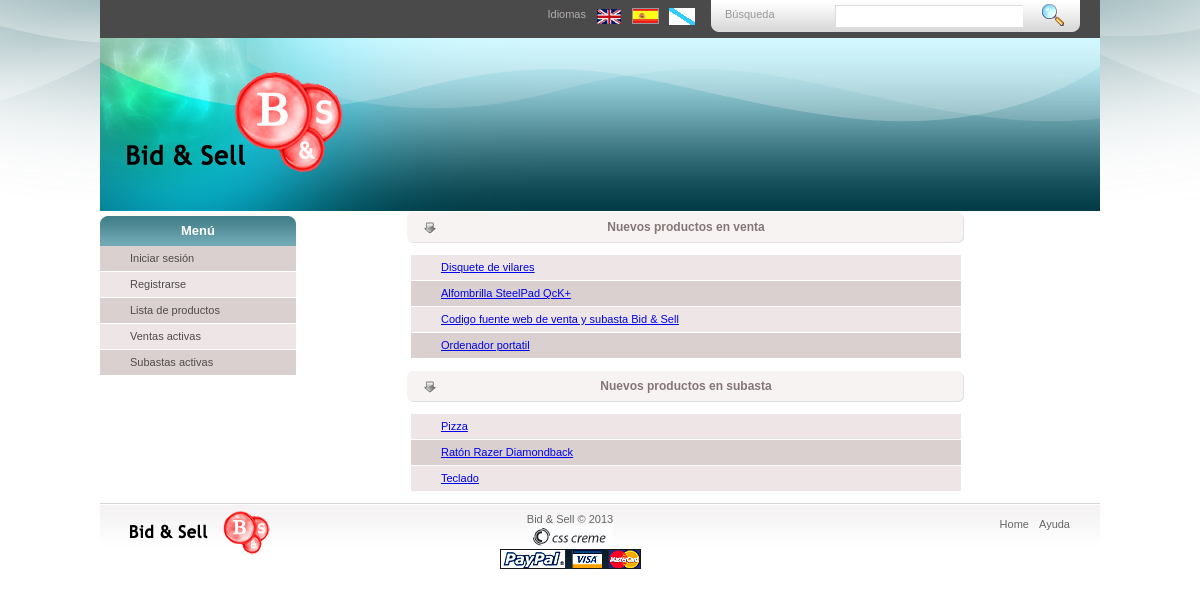
The page /index.php on the database its author committed.
### tables this page shows
CREATE TABLE IF NOT EXISTS `VENTA` (
  `idVenta` int(10) unsigned NOT NULL AUTO_INCREMENT COMMENT 'Identificador unico de ventas. Auto incrementado.',
  `idProducto` int(10) unsigned NOT NULL COMMENT 'Identificador del producto en venta (clave foranea a PRODUCTO.idProducto).',
  `precio` decimal(9,2) unsigned NOT NULL DEFAULT '0.00' COMMENT 'Precio de venta del producto (en euros).',
  `stock` int(3) unsigned NOT NULL DEFAULT '0' COMMENT 'Cantidad de ejemplares del producto disponibles para venta.',
  PRIMARY KEY (`idVenta`),
  KEY `idProducto` (`idProducto`)
);

CREATE TABLE IF NOT EXISTS `PRODUCTO` (
  `idProducto` int(10) unsigned NOT NULL AUTO_INCREMENT COMMENT 'Identificador unico de producto. Auto incrementado.',
  `propietario` varchar(20) NOT NULL COMMENT 'Login del propietario (clave foranea a USUARIO.login).',
  `estado` enum('pendiente','subasta','venta') NOT NULL DEFAULT 'pendiente' COMMENT 'Estado del producto: en venta, en subasta o aun no establecido (pendiende).',
  `nombre` varchar(255) NOT NULL COMMENT 'Nombre del producto.',
  `descripcion` text COMMENT 'Descripcion del producto. Puede ser nulo.',
  PRIMARY KEY (`idProducto`),
  KEY `propietario` (`propietario`)
);

CREATE TABLE IF NOT EXISTS `SUBASTA` (
  `idSubasta` int(10) unsigned NOT NULL AUTO_INCREMENT COMMENT 'Identificador unico de subasta. Auto incrementado.',
  `idProducto` int(10) unsigned NOT NULL COMMENT 'Identificador del producto subastado (clave foranea a PRODUCTO.idProducto).',
  `pujaMinima` decimal(9,2) unsigned NOT NULL DEFAULT '5.00' COMMENT 'Puja minima para la subasta (en euros). Dos valores decimales admitidos.',
  `fechaLimite` timestamp NULL DEFAULT NULL COMMENT 'Fecha y hora (TIMESTAMP) limite para la subasta. Puede ser nulo.',
  PRIMARY KEY (`idSubasta`),
  KEY `idProducto` (`idProducto`)
);

### views/layouts/application.php (called while the page is built, shortened)
<?php
require "header.php";
require "sidebar.php";
$this->yield();
require "footer.php";
?>

### controllers/HomeController.php (called while the page is built, shortened)
<?
class HomeController extends Controller
{
    public function defaultAction()
    {
        $onSale    = \models\Product::findBy(["estado" => "venta"]);
        $onAuction = \models\Product::findBy(["estado" => "subasta"]);
        $sales = array();
        foreach ($onSale as $prod) {
            $sale = new \models\Sale(null, $prod->getId());
            $sales[] = [
                "product" => $prod,
                "sale"    => $sale
            ];
        }
        $biddings = array();
        foreach ($onAuction as $prod) {
            $bidding = new \models\Bidding(null, $prod->getId());
            $biddings[] = [
                "product" => $prod,
                "bidding" => $bidding
            ];
        }
        $this->view->assign("sales"    , $sales);
        $this->view->assign("biddings" , $biddings);
        $this->view->render("home");
    }
}
?>

### controllers/Router.php (called while the page is built, shortened)
<?php
class Router
{
    public function routeRequest($request)
    {
        $controller = "controllers\\HomeController";
        $action = isset($request->action) ? $request->action : "defaultAction";
        if (class_exists($controller) && method_exists($controller,$action)) {
            $controller = new $controller($request);
            $controller->$action();
        } else {
            header("HTTP/1.1 404 Not Found");
            include_once(__DIR__ . "/../assets/static/404.html");
            exit();
        }
    }
}
?>

### index.php (called while the page is built, shortened)
<?php
require_once(__DIR__ . "/components/ClassLoader.php");
$router = new controllers\Router();
$router->routeRequest(new components\Request());
?>

### components/ClassLoader.php (called while the page is built, shortened)
<?php
class ClassLoader
{
    private $namespace;
    private $includePath;
    private $separator    = "\\";
    private $extension    = ".php";
    public function __construct($namespace = null, $includePath = null)
    {
        $this->namespace   = $namespace;
        $this->includePath = $includePath;
    }
    public function loadClass($className)
    {
        $ns = $this->namespace . $this->separator;
        if ($this->namespace === null || $ns === substr($className, 0, strlen($ns))) {
            $fileName  = "";
            $lastNsPos = strripos($className, $this->separator);
            if ($lastNsPos !== false) {
                $namespace = substr($className, 0, $lastNsPos);
                $className = substr($className, $lastNsPos + 1);
                $fileName  = str_replace($this->separator, DIRECTORY_SEPARATOR, $namespace);
                $fileName .= DIRECTORY_SEPARATOR;
            }
            $fileName .= str_replace('_', DIRECTORY_SEPARATOR, $className);
            $fileName .= $this->extension;
            $require = "";
            if ($this->includePath !== null)
                $require .= $this->includePath . DIRECTORY_SEPARATOR;
        }
    }
}
?>

### database/SQLDAO.php (called while the page is built, shortened)
<?php
abstract class SQLDAO implements DAO
{
    protected $tableName;
    public function __construct($tableName)
    {
        $this->tableName = $tableName;
    }
    public function select($data, $where = null)
    {
        $db = DatabaseConnection::getConnection();
        $select = "SELECT ";
        $iter = new \CachingIterator(new \ArrayIterator($data));
        foreach ($iter as $column) {
            $select .= $column;
        }
        $select .= " FROM " . $this->tableName;
        if (isset($where)) {
            $select .= " WHERE ";
            $iter = new \CachingIterator(new \ArrayIterator($where));
            foreach ($iter as $key => $_) {
                $select .= $key . " = ?";
            }
        }
        $query = $db->prepare($select);
        if (isset($where)) {
            $i = 1;
            foreach ($where as $key => $_)
                $query->bindParam($i++, $where[$key]);
        }
        $result = array();
        if ($query->execute()) {
            while ($row = $query->fetch())
                $result[] = $row;
        }
        return $result;
    }
}
?>

### models/Product.php (called while the page is built, shortened)
<?php
class Product extends Model
{
    private $idProduct;
    public function __construct($idProduct = null, $owner = null)
    {
        $this->idProduct =   $idProduct;
    }
    public static function findby($where)
    {
        $ids = \database\DAOFactory::getDAO("product")->select(["idProducto"], $where);
        $found = array();
        foreach ($ids as $id) {
            $product = new Product($id["idProducto"]);
            if (!$product->fill()) break;
            $found[ ] = $product;
        }
        return $found;
    }
    public function fill()
    {
        $rows = $this->dao->select(["*"], ["idProducto" => $this->idProduct]);
        $this->name        = $rows[0]["nombre"];
        return true;
    }
    public function getId()
    {
        return $this->idProduct;
    }
}
?>

### models/Model.php (called while the page is built, shortened)
<?php
abstract class Model
{
    public function __construct()
    {
        $entity = substr(strchr(get_called_class(), "\\"), 1);
    }
}
?>

### components/Configuration.php (called while the page is built, shortened)
<?php
class Configuration
{
    private static $config;
    public static function readConfiguration($filename)
    {
        self::$config = parse_ini_file($filename, true);
    }
    public static function getValue($section, $key)
    {
        if (array_key_exists($section, self::$config) && array_key_exists($key, self::$config[$section]))
            return self::$config[$section][$key];
        return null;
    }
}
?>

### database/DAOFactory.php (called while the page is built, shortened)
<?php
class DAOFactory
{
    public static function getDAO($entityName)
    {
        $className = \components\Configuration::getValue("daos", strtolower($entityName));
        if (isset($className)) {
            return new $className();
        }
        return null;
    }
}
?>

### models/Sale.php (called while the page is built, shortened)
<?php
class Sale extends Model
{
    private $idSale;
    private $idProduct;
    public function __construct($idSale = null, $idProduct = null)
    {
        $this->idSale    = $idSale;
        $this->idProduct = $idProduct;
    }
    public function fromProduct()
    {
        $rows = $this->dao->select(["*"], ["idProducto" => $this->idProduct]);
        $this->idSale = $rows[0]["idVenta"];
        return true;
    }
    public function getId()
    {
        return $this->idSale;
    }
}
?>

### models/Bidding.php (called while the page is built, shortened)
<?php
class Bidding extends Model
{
    private $idBidding;
    private $idProduct;
    public function __construct($idBidding = null, $idProduct = null)
    {
        $this->idBidding = $idBidding;
        $this->idProduct = $idProduct;
    }
    public function fromProduct()
    {
        $rows = $this->dao->select(["*"], ["idProducto" => $this->idProduct]);
        $this->idBidding = $rows[0]["idSubasta"];
        return true;
    }
    public function getId()
    {
        return $this->idBidding;
    }
}
?>

### views/templates/home.php (the view)
<div class="center_content">
<div class="center_title_bar"><?php print $lang["product"]["last_sale"]; ?></div>
    <ul class="list">
<?php
    $sales = array_reverse($sales);
    $count = count($sales) < 4 ? count($sales) : 4;
    for ($i = 0; $i < $count; $i++) {
?>
        <li class="<?php if ($i % 2 == 0) print "even"; else print "odd"; ?>">
            <a href="/index.php?controller=sale&action=get&id=<?php print $sales[$i]["sale"]->getId(); ?>"><?php print $sales[$i]["product"]->name; ?></a>
        </li>
<?php } ?>
    </ul>
    <div class="center_title_bar"><?php print $lang["product"]["last_bidding"]; ?></div>
    <ul class="list">
<?php
    $biddings = array_reverse($biddings);
    $count = count($biddings) < 4 ? count($biddings) : 4;
    for ($i = 0; $i < $count; $i++) {
?>
        <li class="<?php if ($i % 2 == 0) print "even"; else print "odd"; ?>">
            <a href="/index.php?controller=bidding&action=get&id=<?php print $biddings[$i]["bidding"]->getId(); ?>"><?php print $biddings[$i]["product"]->name; ?></a>
        </li>
<?php } ?>
    </ul>
</div>

### assets/css/style.css (style rules this page uses)
body { background:url(/assets/imgs/bg.jpg) no-repeat #fff center top; padding:0; font-family:Arial, Helvetica, sans-serif; font-size:11px; margin:0px auto auto auto; color:#000; }
.center_content { width:780px; float:left; margin: 0 auto; }
.center_title_bar { width:780px; height:33px; text-align:center; float:left; margin: 0 auto; line-height:33px; font-size:12px; color:#847676; font-weight:bold; background:url(/assets/img/bar_bg.gif) no-repeat center; }
ul.list { float:left; }
ul.list li { float:left; margin-left: 75px; list-style:none; display:inline-block; vertical-align:middle; }
ul.list li.odd { width: 520px;display:block;background-color: #dad0d0;border-bottom:1px #FFFFFF solid; text-decoration:none;color:#504b4b;padding:0 0 0 30px; line-height:25px; }
ul.list li.even { width:520px;display:block;background-color: #eee6e6;border-bottom:1px #FFFFFF solid; text-decoration:none;color:#504b4b;padding:0 0 0 30px; line-height:25px; }

### rows shown on the page
venta: idProducto.nombre "Disquete de vilares"
venta: idProducto.nombre "Alfombrilla SteelPad QcK+"
venta: idProducto.nombre "Codigo fuente web de venta y subasta Bid & Sell"
venta: idProducto.nombre "Ordenador portatil"
subasta: idProducto.nombre "Pizza"
subasta: idProducto.nombre "Ratón Razer Diamondback"
subasta: idProducto.nombre "Teclado"

### other values the page prints
$lang["general"]["search"] "Búsqueda"
$lang["general"]["languages"] "Idiomas"
$lang ["general"]["menu"] "Menú"
$lang["user"]["login"] "Iniciar sesión"
$lang ["user"]["register"] "Registrarse"
$lang["product"]["list"] "Lista de productos"
$lang ["sale"]["panel"] "Ventas activas"
$lang["bidding"]["panel"] "Subastas activas"
$lang["product"]["last_sale"] "Nuevos productos en venta"
$lang["product"]["last_bidding"] "Nuevos productos en subasta"
$lang["general"]["help"] "Ayuda"
